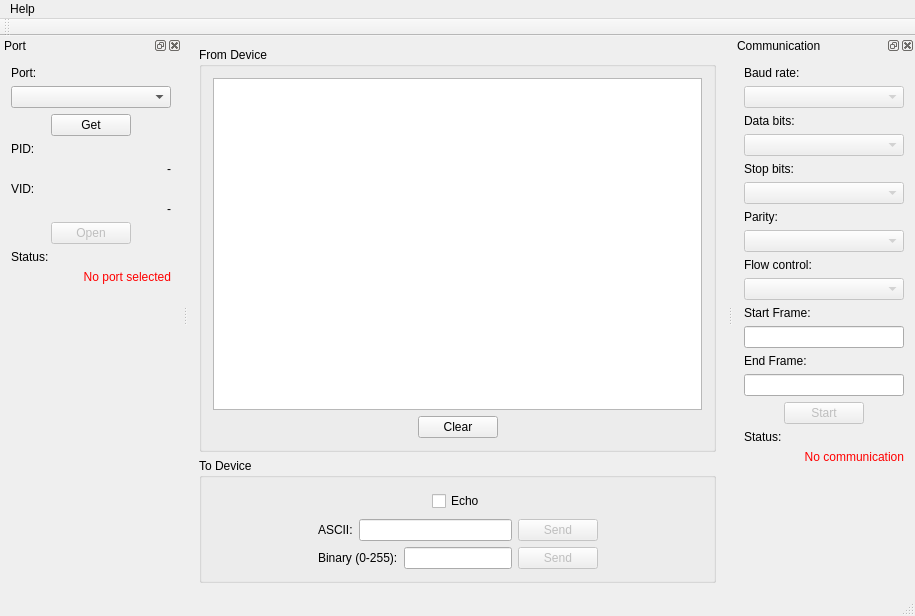
<?xml version="1.0" encoding="UTF-8"?>
<ui version="4.0">
 <class>MainWindow</class>
 <widget class="QMainWindow" name="MainWindow">
  <property name="geometry">
   <rect>
    <x>0</x>
    <y>0</y>
    <width>915</width>
    <height>616</height>
   </rect>
  </property>
  <property name="windowTitle">
   <string>qSerialTerm</string>
  </property>
  <widget class="QWidget" name="centralWidget">
   <layout class="QGridLayout" name="gridLayout_5">
    <item row="0" column="0">
     <widget class="QGroupBox" name="groupBox">
      <property name="title">
       <string>From Device</string>
      </property>
      <layout class="QGridLayout" name="gridLayout_3">
       <item row="0" column="0">
        <widget class="QTextEdit" name="terminalTextEdit">
         <property name="readOnly">
          <bool>true</bool>
         </property>
        </widget>
       </item>
       <item row="1" column="0">
        <layout class="QHBoxLayout" name="horizontalLayout_2">
         <item>
          <spacer name="horizontalSpacer_3">
           <property name="orientation">
            <enum>Qt::Horizontal</enum>
           </property>
           <property name="sizeHint" stdset="0">
            <size>
             <width>40</width>
             <height>20</height>
            </size>
           </property>
          </spacer>
         </item>
         <item>
          <widget class="QPushButton" name="clearButton">
           <property name="text">
            <string>Clear</string>
           </property>
          </widget>
         </item>
         <item>
          <spacer name="horizontalSpacer_4">
           <property name="orientation">
            <enum>Qt::Horizontal</enum>
           </property>
           <property name="sizeHint" stdset="0">
            <size>
             <width>40</width>
             <height>20</height>
            </size>
           </property>
          </spacer>
         </item>
        </layout>
       </item>
      </layout>
     </widget>
    </item>
    <item row="1" column="0">
     <widget class="QGroupBox" name="groupBox_2">
      <property name="title">
       <string>To Device</string>
      </property>
      <layout class="QGridLayout" name="gridLayout_4">
       <item row="0" column="0">
        <spacer name="horizontalSpacer_11">
         <property name="orientation">
          <enum>Qt::Horizontal</enum>
         </property>
         <property name="sizeHint" stdset="0">
          <size>
           <width>58</width>
           <height>21</height>
          </size>
         </property>
        </spacer>
       </item>
       <item row="0" column="1">
        <layout class="QVBoxLayout" name="verticalLayout">
         <item>
          <layout class="QHBoxLayout" name="horizontalLayout_8">
           <item>
            <spacer name="horizontalSpacer_9">
             <property name="orientation">
              <enum>Qt::Horizontal</enum>
             </property>
             <property name="sizeHint" stdset="0">
              <size>
               <width>37</width>
               <height>24</height>
              </size>
             </property>
            </spacer>
           </item>
           <item>
            <widget class="QCheckBox" name="echoCheckBox">
             <property name="text">
              <string>Echo</string>
             </property>
            </widget>
           </item>
           <item>
            <spacer name="horizontalSpacer_10">
             <property name="orientation">
              <enum>Qt::Horizontal</enum>
             </property>
             <property name="sizeHint" stdset="0">
              <size>
               <width>37</width>
               <height>24</height>
              </size>
             </property>
            </spacer>
           </item>
          </layout>
         </item>
         <item>
          <layout class="QHBoxLayout" name="horizontalLayout_3">
           <item>
            <widget class="QLabel" name="label_9">
             <property name="text">
              <string>ASCII:</string>
             </property>
            </widget>
           </item>
           <item>
            <widget class="QLineEdit" name="asciiLineEdit"/>
           </item>
           <item>
            <widget class="QPushButton" name="sendAsciiButton">
             <property name="enabled">
              <bool>false</bool>
             </property>
             <property name="text">
              <string>Send</string>
             </property>
            </widget>
           </item>
          </layout>
         </item>
         <item>
          <layout class="QHBoxLayout" name="horizontalLayout_5">
           <item>
            <widget class="QLabel" name="label_10">
             <property name="text">
              <string>Binary (0-255):</string>
             </property>
            </widget>
           </item>
           <item>
            <widget class="QLineEdit" name="binaryLineEdit"/>
           </item>
           <item>
            <widget class="QPushButton" name="sendBinaryButton">
             <property name="enabled">
              <bool>false</bool>
             </property>
             <property name="text">
              <string>Send</string>
             </property>
            </widget>
           </item>
          </layout>
         </item>
        </layout>
       </item>
       <item row="0" column="2">
        <spacer name="horizontalSpacer_12">
         <property name="orientation">
          <enum>Qt::Horizontal</enum>
         </property>
         <property name="sizeHint" stdset="0">
          <size>
           <width>78</width>
           <height>21</height>
          </size>
         </property>
        </spacer>
       </item>
      </layout>
     </widget>
    </item>
   </layout>
  </widget>
  <widget class="QMenuBar" name="menuBar">
   <property name="geometry">
    <rect>
     <x>0</x>
     <y>0</y>
     <width>915</width>
     <height>25</height>
    </rect>
   </property>
   <widget class="QMenu" name="menuAbout">
    <property name="title">
     <string>Help</string>
    </property>
    <addaction name="actionAbout"/>
   </widget>
   <addaction name="menuAbout"/>
  </widget>
  <widget class="QToolBar" name="mainToolBar">
   <attribute name="toolBarArea">
    <enum>TopToolBarArea</enum>
   </attribute>
   <attribute name="toolBarBreak">
    <bool>false</bool>
   </attribute>
  </widget>
  <widget class="QStatusBar" name="statusBar"/>
  <widget class="QDockWidget" name="portSettingsDock">
   <property name="windowTitle">
    <string>Port</string>
   </property>
   <attribute name="dockWidgetArea">
    <number>1</number>
   </attribute>
   <widget class="QWidget" name="dockWidgetContents">
    <layout class="QGridLayout" name="gridLayout">
     <item row="0" column="0">
      <widget class="QLabel" name="label">
       <property name="text">
        <string>Port:</string>
       </property>
      </widget>
     </item>
     <item row="1" column="0">
      <widget class="QComboBox" name="portComboBox"/>
     </item>
     <item row="2" column="0">
      <layout class="QHBoxLayout" name="horizontalLayout">
       <item>
        <spacer name="horizontalSpacer">
         <property name="orientation">
          <enum>Qt::Horizontal</enum>
         </property>
         <property name="sizeHint" stdset="0">
          <size>
           <width>40</width>
           <height>20</height>
          </size>
         </property>
        </spacer>
       </item>
       <item>
        <widget class="QPushButton" name="getPortsButton">
         <property name="text">
          <string>Get</string>
         </property>
         <property name="autoDefault">
          <bool>true</bool>
         </property>
         <property name="default">
          <bool>false</bool>
         </property>
         <property name="flat">
          <bool>false</bool>
         </property>
        </widget>
       </item>
       <item>
        <spacer name="horizontalSpacer_2">
         <property name="orientation">
          <enum>Qt::Horizontal</enum>
         </property>
         <property name="sizeHint" stdset="0">
          <size>
           <width>40</width>
           <height>20</height>
          </size>
         </property>
        </spacer>
       </item>
      </layout>
     </item>
     <item row="3" column="0">
      <widget class="QLabel" name="label_2">
       <property name="text">
        <string>PID:</string>
       </property>
      </widget>
     </item>
     <item row="4" column="0">
      <widget class="QLabel" name="pidLabel">
       <property name="text">
        <string>-</string>
       </property>
       <property name="alignment">
        <set>Qt::AlignRight|Qt::AlignTrailing|Qt::AlignVCenter</set>
       </property>
      </widget>
     </item>
     <item row="5" column="0">
      <widget class="QLabel" name="label_3">
       <property name="text">
        <string>VID:</string>
       </property>
      </widget>
     </item>
     <item row="6" column="0">
      <widget class="QLabel" name="vidLabel">
       <property name="text">
        <string>-</string>
       </property>
       <property name="alignment">
        <set>Qt::AlignRight|Qt::AlignTrailing|Qt::AlignVCenter</set>
       </property>
      </widget>
     </item>
     <item row="7" column="0">
      <layout class="QHBoxLayout" name="horizontalLayout_4">
       <item>
        <spacer name="horizontalSpacer_5">
         <property name="orientation">
          <enum>Qt::Horizontal</enum>
         </property>
         <property name="sizeHint" stdset="0">
          <size>
           <width>40</width>
           <height>20</height>
          </size>
         </property>
        </spacer>
       </item>
       <item>
        <widget class="QPushButton" name="openPortButton">
         <property name="enabled">
          <bool>false</bool>
         </property>
         <property name="text">
          <string>Open</string>
         </property>
        </widget>
       </item>
       <item>
        <spacer name="horizontalSpacer_6">
         <property name="orientation">
          <enum>Qt::Horizontal</enum>
         </property>
         <property name="sizeHint" stdset="0">
          <size>
           <width>40</width>
           <height>20</height>
          </size>
         </property>
        </spacer>
       </item>
      </layout>
     </item>
     <item row="10" column="0">
      <spacer name="verticalSpacer">
       <property name="orientation">
        <enum>Qt::Vertical</enum>
       </property>
       <property name="sizeHint" stdset="0">
        <size>
         <width>20</width>
         <height>57</height>
        </size>
       </property>
      </spacer>
     </item>
     <item row="8" column="0">
      <widget class="QLabel" name="label_4">
       <property name="text">
        <string>Status:</string>
       </property>
      </widget>
     </item>
     <item row="9" column="0">
      <widget class="QLabel" name="portStatusLabel">
       <property name="text">
        <string>&lt;html&gt;&lt;head/&gt;&lt;body&gt;&lt;p&gt;&lt;span style=&quot; color:#ff0000;&quot;&gt;No port selected&lt;/span&gt;&lt;/p&gt;&lt;/body&gt;&lt;/html&gt;</string>
       </property>
       <property name="alignment">
        <set>Qt::AlignRight|Qt::AlignTrailing|Qt::AlignVCenter</set>
       </property>
      </widget>
     </item>
    </layout>
   </widget>
  </widget>
  <widget class="QDockWidget" name="communicationSettingsDock">
   <property name="windowTitle">
    <string>Communication</string>
   </property>
   <attribute name="dockWidgetArea">
    <number>2</number>
   </attribute>
   <widget class="QWidget" name="dockWidgetContents_2">
    <layout class="QGridLayout" name="gridLayout_2">
     <item row="6" column="0">
      <widget class="QLabel" name="label_12">
       <property name="text">
        <string>Parity:</string>
       </property>
      </widget>
     </item>
     <item row="14" column="0">
      <widget class="QLabel" name="label_7">
       <property name="text">
        <string>End Frame:</string>
       </property>
      </widget>
     </item>
     <item row="15" column="0">
      <widget class="QLineEdit" name="endFrameLineEdit"/>
     </item>
     <item row="12" column="0">
      <widget class="QLabel" name="label_6">
       <property name="text">
        <string>Start Frame:</string>
       </property>
      </widget>
     </item>
     <item row="16" column="0">
      <layout class="QHBoxLayout" name="horizontalLayout_6">
       <item>
        <spacer name="horizontalSpacer_7">
         <property name="orientation">
          <enum>Qt::Horizontal</enum>
         </property>
         <property name="sizeHint" stdset="0">
          <size>
           <width>40</width>
           <height>20</height>
          </size>
         </property>
        </spacer>
       </item>
       <item>
        <widget class="QPushButton" name="startCommunicationButton">
         <property name="enabled">
          <bool>false</bool>
         </property>
         <property name="text">
          <string>Start</string>
         </property>
        </widget>
       </item>
       <item>
        <spacer name="horizontalSpacer_8">
         <property name="orientation">
          <enum>Qt::Horizontal</enum>
         </property>
         <property name="sizeHint" stdset="0">
          <size>
           <width>40</width>
           <height>20</height>
          </size>
         </property>
        </spacer>
       </item>
      </layout>
     </item>
     <item row="0" column="0">
      <widget class="QLabel" name="label_5">
       <property name="text">
        <string>Baud rate:</string>
       </property>
      </widget>
     </item>
     <item row="19" column="0">
      <spacer name="verticalSpacer_2">
       <property name="orientation">
        <enum>Qt::Vertical</enum>
       </property>
       <property name="sizeHint" stdset="0">
        <size>
         <width>20</width>
         <height>40</height>
        </size>
       </property>
      </spacer>
     </item>
     <item row="13" column="0">
      <widget class="QLineEdit" name="startFrameLineEdit"/>
     </item>
     <item row="1" column="0">
      <widget class="QComboBox" name="baudRateComboBox">
       <property name="enabled">
        <bool>false</bool>
       </property>
      </widget>
     </item>
     <item row="4" column="0">
      <widget class="QLabel" name="label_13">
       <property name="text">
        <string>Stop bits:</string>
       </property>
      </widget>
     </item>
     <item row="2" column="0">
      <widget class="QLabel" name="label_11">
       <property name="text">
        <string>Data bits:</string>
       </property>
      </widget>
     </item>
     <item row="8" column="0">
      <widget class="QLabel" name="label_14">
       <property name="contextMenuPolicy">
        <enum>Qt::NoContextMenu</enum>
       </property>
       <property name="text">
        <string>Flow control:</string>
       </property>
      </widget>
     </item>
     <item row="3" column="0">
      <widget class="QComboBox" name="dataBitsComboBox">
       <property name="enabled">
        <bool>false</bool>
       </property>
       <property name="currentIndex">
        <number>-1</number>
       </property>
       <item>
        <property name="text">
         <string>5</string>
        </property>
       </item>
       <item>
        <property name="text">
         <string>6</string>
        </property>
       </item>
       <item>
        <property name="text">
         <string>7</string>
        </property>
       </item>
       <item>
        <property name="text">
         <string>8</string>
        </property>
       </item>
      </widget>
     </item>
     <item row="7" column="0">
      <widget class="QComboBox" name="parityComboBox">
       <property name="enabled">
        <bool>false</bool>
       </property>
       <property name="currentIndex">
        <number>-1</number>
       </property>
       <item>
        <property name="text">
         <string>No</string>
        </property>
       </item>
       <item>
        <property name="text">
         <string>Even</string>
        </property>
       </item>
       <item>
        <property name="text">
         <string>Odd</string>
        </property>
       </item>
       <item>
        <property name="text">
         <string>Space</string>
        </property>
       </item>
       <item>
        <property name="text">
         <string>Mark</string>
        </property>
       </item>
      </widget>
     </item>
     <item row="9" column="0">
      <widget class="QComboBox" name="flowControlComboBox">
       <property name="enabled">
        <bool>false</bool>
       </property>
       <property name="currentIndex">
        <number>-1</number>
       </property>
       <item>
        <property name="text">
         <string>No</string>
        </property>
       </item>
       <item>
        <property name="text">
         <string>Hardware</string>
        </property>
       </item>
       <item>
        <property name="text">
         <string>Software</string>
        </property>
       </item>
      </widget>
     </item>
     <item row="17" column="0">
      <widget class="QLabel" name="label_8">
       <property name="text">
        <string>Status:</string>
       </property>
      </widget>
     </item>
     <item row="5" column="0">
      <widget class="QComboBox" name="stopBitsComboBox">
       <property name="enabled">
        <bool>false</bool>
       </property>
       <property name="currentIndex">
        <number>-1</number>
       </property>
       <item>
        <property name="text">
         <string>1</string>
        </property>
       </item>
       <item>
        <property name="text">
         <string>1.5</string>
        </property>
       </item>
       <item>
        <property name="text">
         <string>2</string>
        </property>
       </item>
      </widget>
     </item>
     <item row="18" column="0">
      <widget class="QLabel" name="communicationStatusLabel">
       <property name="text">
        <string>&lt;font color = red&gt;No communication</string>
       </property>
       <property name="alignment">
        <set>Qt::AlignRight|Qt::AlignTrailing|Qt::AlignVCenter</set>
       </property>
      </widget>
     </item>
    </layout>
   </widget>
  </widget>
  <action name="actionAbout">
   <property name="text">
    <string>About</string>
   </property>
  </action>
 </widget>
 <layoutdefault spacing="6" margin="11"/>
 <tabstops>
  <tabstop>getPortsButton</tabstop>
  <tabstop>portComboBox</tabstop>
  <tabstop>openPortButton</tabstop>
  <tabstop>baudRateComboBox</tabstop>
  <tabstop>dataBitsComboBox</tabstop>
  <tabstop>stopBitsComboBox</tabstop>
  <tabstop>parityComboBox</tabstop>
  <tabstop>flowControlComboBox</tabstop>
  <tabstop>startFrameLineEdit</tabstop>
  <tabstop>endFrameLineEdit</tabstop>
  <tabstop>startCommunicationButton</tabstop>
  <tabstop>sendAsciiButton</tabstop>
  <tabstop>binaryLineEdit</tabstop>
  <tabstop>sendBinaryButton</tabstop>
  <tabstop>terminalTextEdit</tabstop>
 </tabstops>
 <resources/>
 <connections/>
</ui>
